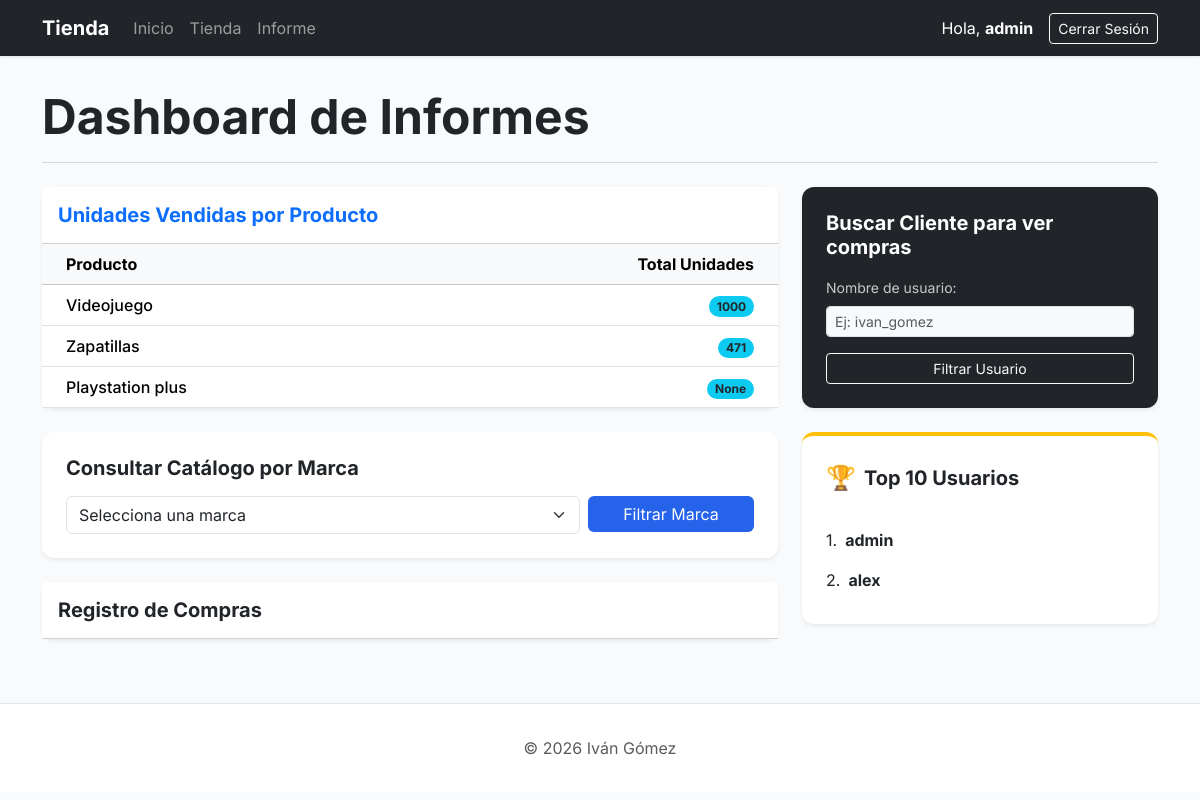
/tienda/informes (signed in), run on the app's committed database.
### core/models.py (models this page shows, shortened)
class UsuarioTienda(AbstractUser):
    vip = models.BooleanField(default=False)
    saldo = models.DecimalField(decimal_places=2, max_digits=4, null=True)

class Producto(models.Model):
    nombre = models.CharField(max_length=50)
    modelo = models.CharField(max_length=75)
    unidades = models.IntegerField()
    precio = models.DecimalField(decimal_places=2, max_digits=4)
    vip = models.BooleanField(default=False)
    usuario = models.ManyToManyField(UsuarioTienda, through='Compra')
    marca = models.ForeignKey(Marca, on_delete=models.SET_NULL, null=True, blank=True, related_name='productos')

### core/views.py (the view)
# urls.py: path('tienda/informes', informes, name='informes'),
@user_passes_test(user_admin_or_staff)
def informes(request):
    marca_request = request.GET.get('marcas')
    productos = Producto.objects.annotate(Sum('compras__unidades')).order_by('-compras__unidades__sum')
    marca_filtrada = Marca.objects.filter(nombre=marca_request).first()
    marcas = Marca.objects.all()
    clientes_importe = UsuarioTienda.objects.annotate(importe_total_compras=Sum('compras__importe'))
    username = request.GET.get('username')
    user = UsuarioTienda.objects.filter(username=username).first()
    compra = Compra.objects.filter(usuario=user)
    mejores_diez_importes = UsuarioTienda.objects.annotate(Sum('compras__importe')).order_by('-compras__importe__sum')
    return render(request, 'core/informes.html', {'productos':productos, 'marcas':marcas, 'marcafiltrada':marca_filtrada, 'compras':compra, 'topdiez':mejores_diez_importes})

### core/views.py (called while the page is built)
def user_admin_or_staff(user):
    return user.is_superuser or user.is_staff

### core/templates/core/informes.html (shortened to what this page needs)
{% extends 'core/base.html' %}
{% block tittle_section %}Dashboard de Informes{% endblock %}
{% block content %}
<div class="row g-4">
    <div class="col-lg-8">
        <div class="card shadow-sm border-0 mb-4">
            <div class="card-header bg-white py-3">
                <h5 class="card-title mb-0 fw-bold text-primary">Unidades Vendidas por Producto</h5>
            </div>
            <div class="table-responsive">
                <table class="table table-hover align-middle mb-0">
                    <thead class="table-light">
                        <tr>
                            <th scope="col" class="ps-4">Producto</th>
                            <th scope="col" class="text-end pe-4">Total Unidades</th>
                        </tr>
                    </thead>
                    <tbody>
                        {% for producto in productos %}
                        <tr>
                            <td class="ps-4 fw-medium">{{producto.nombre}}</td>
                            <td class="text-end pe-4">
                                <span class="badge rounded-pill bg-info text-dark">
                                    {{producto.compras__unidades__sum}}
                                </span>
                            </td>
                        </tr>
                        {% endfor %}
                    </tbody>
                </table>
            </div>
        </div>
        <div class="card shadow-sm border-0 mb-4">
            <div class="card-body p-4">
                <h5 class="fw-bold mb-3">Consultar Catálogo por Marca</h5>
                <form action="" method="get" class="row g-2">
                    <div class="col-md-9">
                        <select name="marcas" id="marcas" class="form-select" aria-label="Seleccionar marca">
                            <option value="Ninguna">Selecciona una marca</option>
                        </select>
                    </div>
                    <div class="col-md-3">
                        <button type="submit" class="btn btn-primary w-100">Filtrar Marca</button>
                    </div>
                </form>
            </div>
        </div>
        <div class="card shadow-sm border-0">
            <div class="card-header bg-white py-3">
                <h5 class="card-title mb-0 fw-bold">Registro de Compras</h5>
            </div>
        </div>
    </div>
    <div class="col-lg-4">
        <div class="card shadow-sm border-0 mb-4 bg-dark text-white">
            <div class="card-body p-4">
                <h5 class="fw-bold mb-3">Buscar Cliente para ver compras</h5>
                <form action="" method="get">
                    <div class="mb-3">
                        <label for="username" class="form-label small opacity-75">Nombre de usuario:</label>
                        <input name="username" id="username" type="text" class="form-control form-control-sm bg-light" placeholder="Ej: ivan_gomez">
                    </div>
                    <button type="submit" class="btn btn-outline-light btn-sm w-100">Filtrar Usuario</button>
                </form>
            </div>
        </div>
        <div class="card shadow-sm border-0 border-top border-warning border-4">
            <div class="card-body p-4">
                <div class="d-flex align-items-center mb-4">
                    <span class="fs-4 me-2">🏆</span>
                    <h5 class="fw-bold mb-0">Top 10 Usuarios</h5>
                </div>
                <ol class="list-group list-group-numbered list-group-flush">
                {% for top in topdiez %}
                    <li class="list-group-item d-flex justify-content-between align-items-start border-0 px-0">
                        <div class="ms-2 me-auto">
                            <div class="fw-bold text-dark">{{top.username}}</div>
                        </div>
                    </li>
                {% endfor %}
                </ol>
            </div>
        </div>
    </div>
</div>
{% endblock %}

### core/templates/core/base.html (shortened to what this page needs)
<!DOCTYPE html>
<html lang="es">
<head>
    <link href="https://cdn.jsdelivr.net/npm/bootstrap@5.3.2/dist/css/bootstrap.min.css" rel="stylesheet">
</head>
<body>
    <nav class="navbar navbar-expand-lg navbar-dark bg-dark sticky-top">
        <div class="container">
            <a class="navbar-brand fw-bold" href="{% url 'ver_producto' %}">Tienda</a>
            <div class="collapse navbar-collapse" id="navbarNav">
                <ul class="navbar-nav me-auto">
                    <li class="nav-item"><a class="nav-link" href="{% url 'ver_producto' %}">Inicio</a></li>
                    <li class="nav-item"><a class="nav-link" href="{% url 'ver_producto_tienda' %}">Tienda</a></li>
                    <li class="nav-item"><a class="nav-link" href="{% url 'informes' %}">Informe</a></li>
                </ul>
                <div class="d-flex align-items-center">
                    {% if user.is_authenticated %}
                        <span class="navbar-text me-3 text-white">Hola, <strong>{{user.username}}</strong></span>
                        <form action="{% url 'logout' %}" method="post" class="m-0">
                            <button type="submit" class="btn btn-outline-light btn-sm">Cerrar Sesión</button>
                        </form>
                    {% else %}
                        <a href="{% url 'login' %}" class="btn btn-primary btn-sm me-3">Iniciar sesión</a>
                        <a href="{% url 'register' %}" class="btn btn-primary btn-sm">Registrarse</a>
                    {% endif %}
                </div>
            </div>
        </div>
    </nav>
    <main class="container main-container">
        <header class="mb-4">
            <h1 class="display-5 fw-bold text-dark">{% block tittle_section %}{% endblock %}</h1>
            <hr class="text-secondary opacity-25">
        </header>
        {% block content %}{% endblock %}
    </main>
    <footer class="footer">
        <div class="container text-center text-muted">
            <p class="mb-0">&copy; 2026 Iván Gómez</p>
        </div>
    </footer>
</body>
</html>

### core/templates/core/base.html (style rules this page uses)
:root { --bs-body-font-family: 'Inter', sans-serif; --primary-color: #2563eb; }
body { background-color: #f8fafc; color: #1e293b; }
.navbar { box-shadow: 0 1px 3px 0 rgba(0, 0, 0, 0.1); }
.main-container { min-height: calc(100vh - 160px); padding-top: 2rem; padding-bottom: 4rem; }
.card { border: none; box-shadow: 0 4px 6px -1px rgba(0, 0, 0, 0.1); border-radius: 12px; }
.btn-primary { background-color: var(--primary-color); border: none; }
.footer { background: #fff; border-top: 1px solid #e2e8f0; padding: 2rem 0; margin-top: auto; }

### data on the page
UsuarioTienda: username "admin"
Producto: nombre "Videojuego", compras__unidades__sum "1000"
Producto: nombre "Zapatillas", compras__unidades__sum "471"
Producto: nombre "Playstation plus", compras__unidades__sum "None"
UsuarioTienda: username "alex"
